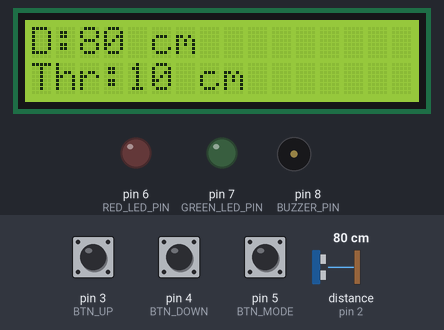
The sketch below on a simulated Arduino Uno, built with avr-gcc and run on an emulated ATmega328P. On the bench: 16×2 character LCD, output pins drawn as LEDs (lit = HIGH), buzzer (waves = sounding, pin HIGH). Wiring (inferred from the names in the program): ultrasonic range finder: trigger pin 9; echo pin 2. Dashed ring = blinking. The test bench sets the inputs (shaded band); at power-on: pin 5 (BTN_MODE) HIGH, distance to the obstacle (sensor on pin 2) 80 cm, pin 3 (BTN_UP) HIGH, pin 4 (BTN_DOWN) HIGH. The echo pulse lasts 58.3 µs per cm; pins used as bus, display or sensor lines are not drawn; what the sketch prints to the serial monitor is not drawn.

Above: at 1.2 s.
1.3 s: pin 5 (BTN_MODE) pulled LOW for 3.2 s
At 4.5 s:
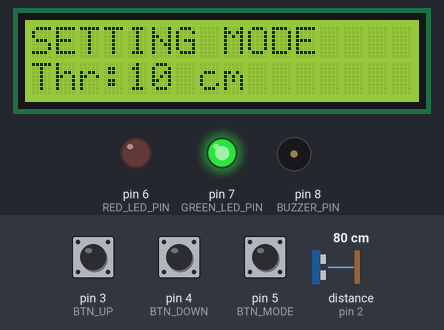
6.0 s: pin 5 (BTN_MODE) pulled LOW for 3.2 s
At 9.5 s:
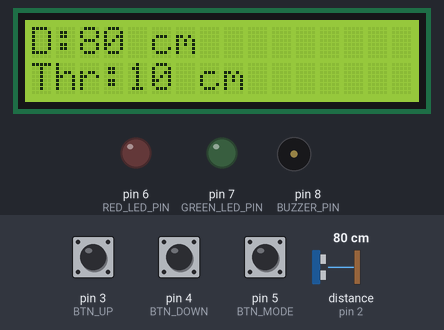
10.7 s: distance to the obstacle (sensor on pin 2) set to 12 cm
At 12.2 s:
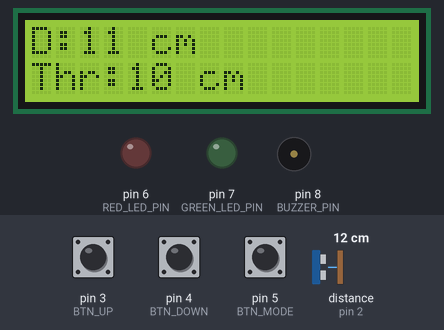
12.5 s: distance to the obstacle (sensor on pin 2) set to 9 cm
At 13.9 s:
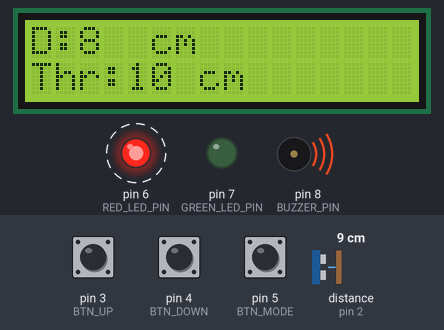
15.5 s: pin 5 (BTN_MODE) pulled LOW for 0.15 s
At 16.8 s:
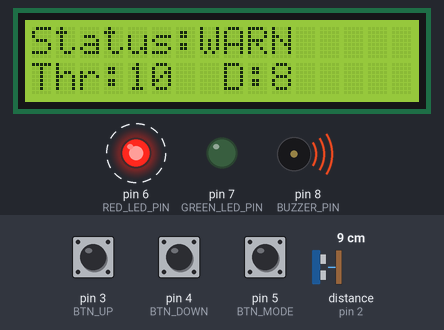
Timing chart, 0 to 17.2 s (numbered marks = the images above; inputs shaded):
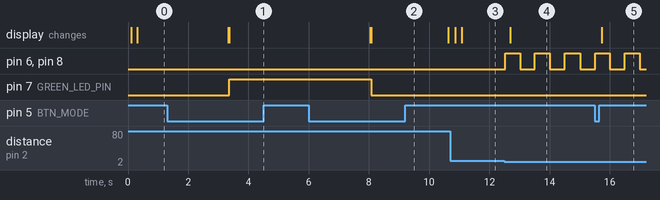

The sketch:

FINAL.ino
```cpp
#include <Arduino_FreeRTOS.h>
#include <task.h>
#include <Wire.h>
#include <LiquidCrystal_I2C.h>
#include <EEPROM.h>
#include <avr/interrupt.h>
#include <stdio.h>
#include <stdlib.h> // Cho hàm atoi

int getFreeRam() {
  extern int __heap_start, *__brkval;
  int heap_top = (__brkval == 0 ? (int)&__heap_start : (int)__brkval);

  // RAMEND là địa chỉ vật lý cuối cùng của RAM Uno (0x08FF)
  // Trừ đi đỉnh của Heap, và trừ hao thêm ~100 bytes cho System Interrupt Stack
  int free_ram = (int)RAMEND - heap_top - 100;

  return (free_ram < 0) ? 0 : free_ram;
}

// =========================
// PIN CONFIG & MACROS
// =========================
#define TRIG_PIN      9
#define ECHO_PIN      2
#define BUZZER_PIN    8

#define BTN_UP        3
#define BTN_DOWN      4
#define BTN_MODE      5

#define RED_LED_PIN   6
#define GREEN_LED_PIN 7

// MACRO Truy cập thanh ghi trực tiếp
#define READ_ECHO()   (PIND & (1 << PIND2))
#define TRIG_HIGH()   (PORTB |= (1 << PORTB1))
#define TRIG_LOW()    (PORTB &= ~(1 << PORTB1))

// =========================
// LCD & CONFIG
// =========================
LiquidCrystal_I2C lcd(0x27, 16, 2);

const int EEPROM_ADDR_THRESHOLD = 0;

const uint16_t MIN_THRESHOLD = 2;
const uint16_t MAX_THRESHOLD = 400;
const uint16_t DEFAULT_THRESHOLD = 10;

const TickType_t DEBOUNCE_TICKS = pdMS_TO_TICKS(30);
const TickType_t LONG_PRESS_TICKS = pdMS_TO_TICKS(2000);
const TickType_t REPEAT_TICKS = pdMS_TO_TICKS(200);
const TickType_t EEPROM_SAVE_DELAY_TICKS = pdMS_TO_TICKS(1500);

// =========================
// STRUCTURES & SHARED STATE
// =========================
enum Screen { SCREEN_DISTANCE = 0, SCREEN_STATUS = 1, SCREEN_STATS = 2 };

// Đóng gói Shared State
struct SystemState {
  uint16_t currentDistance; // Đã lọc (EMA)
  uint16_t rawDistance;     // Giá trị gốc chưa lọc
  uint16_t minDistance;
  uint16_t maxDistance;
  uint16_t alarmThreshold;
  Screen currentScreen;
  bool inSettingMode;
  bool manualLed;           // Bật đèn thủ công từ UI
  bool manualBuzzer;        // Bật còi thủ công từ UI

  // Nạp chồng toán tử == để update LCD
  bool operator!=(const SystemState &other) const {
    return currentDistance != other.currentDistance ||
           minDistance != other.minDistance ||
           maxDistance != other.maxDistance ||
           alarmThreshold != other.alarmThreshold ||
           currentScreen != other.currentScreen ||
           inSettingMode != other.inSettingMode ||
           manualLed != other.manualLed ||
           manualBuzzer != other.manualBuzzer;
  }
};

SystemState sysState = {0, 0, 999, 0, DEFAULT_THRESHOLD, SCREEN_DISTANCE, false, false, false};

// Biến quản lý EEPROM
volatile bool thresholdDirty = false;
volatile bool forceEepromSave = false;
volatile TickType_t lastThresholdChangeTick = 0;

// =========================
// ISR VARIABLES & TASK HANDLES
// =========================
volatile uint32_t echoStartTime = 0;
volatile uint32_t echoEndTime = 0;
TaskHandle_t sensorTaskHandle = NULL;
TaskHandle_t uiTaskHandle = NULL;
TaskHandle_t uartTaskHandle = NULL;

// =========================
// BUTTON STRUCT
// =========================
struct Button {
  uint8_t pin;
  bool lastReading;
  bool stableState;
  bool longPressHandled;
  TickType_t lastDebounceTime;
  TickType_t pressStartTime;
};

Button btnMode = {BTN_MODE, HIGH, HIGH, false, 0, 0};
Button btnUp   = {BTN_UP,   HIGH, HIGH, false, 0, 0};
Button btnDown = {BTN_DOWN, HIGH, HIGH, false, 0, 0};
TickType_t lastRepeatUp = 0;
TickType_t lastRepeatDown = 0;

// =========================
// FUNCTION DECLARATIONS
// =========================
void TaskSensorAndAlert(void *pvParameters);
void Task_UI(void *pvParameters);
void Task_UART_Comms(void *pvParameters);
void triggerSensor();
void printPadded(uint16_t val, uint8_t width);
void handleButton(Button &btn, uint8_t btnId, TickType_t currentTick);
void handleHeldRepeat(TickType_t currentTick);

// =========================
// SETUP
// =========================
void setup() {
  Serial.begin(9600);

  pinMode(TRIG_PIN, OUTPUT);
  pinMode(ECHO_PIN, INPUT);
  pinMode(BUZZER_PIN, OUTPUT);
  pinMode(RED_LED_PIN, OUTPUT);
  pinMode(GREEN_LED_PIN, OUTPUT);
  pinMode(BTN_MODE, INPUT_PULLUP);
  pinMode(BTN_UP, INPUT_PULLUP);
  pinMode(BTN_DOWN, INPUT_PULLUP);

  lcd.init();
  lcd.backlight();
  lcd.print(F("Booting RTOS..."));

  Serial.println(F("{\"log\":\"SYSTEM_BOOT\"}"));

  // Đọc EEPROM
  uint16_t loadedThreshold = 0;
  EEPROM.get(EEPROM_ADDR_THRESHOLD, loadedThreshold);
  if (loadedThreshold >= MIN_THRESHOLD && loadedThreshold <= MAX_THRESHOLD) {
    sysState.alarmThreshold = loadedThreshold;
  }

  // Khởi tạo Tasks
  xTaskCreate(TaskSensorAndAlert, "SensAlrt", 160, NULL, 2, &sensorTaskHandle);
  xTaskCreate(Task_UI, "UI_Task",  180, NULL, 1, &uiTaskHandle);
  xTaskCreate(Task_UART_Comms, "UART_Task", 180, NULL, 1, &uartTaskHandle);

  // Cấu hình Ngắt
  attachInterrupt(digitalPinToInterrupt(ECHO_PIN), echoInterrupt, CHANGE);
  PCICR |= (1 << PCIE2);
  PCMSK2 |= (1 << PCINT19) | (1 << PCINT20) | (1 << PCINT21);
}

void loop() {}

// =========================
// ISRs
// =========================
void echoInterrupt() {
  BaseType_t xWoken = pdFALSE;
  if (READ_ECHO()) {
    echoStartTime = micros();
  } else {
    echoEndTime = micros();
    if (sensorTaskHandle) vTaskNotifyGiveFromISR(sensorTaskHandle, &xWoken);
  }
  if (xWoken) portYIELD_FROM_ISR();
}

ISR(PCINT2_vect) {
  BaseType_t xWoken = pdFALSE;
  if (uiTaskHandle) vTaskNotifyGiveFromISR(uiTaskHandle, &xWoken);
  if (xWoken) portYIELD_FROM_ISR();
}

// =========================
// TASK 1: SENSOR & ALERT
// =========================
void TaskSensorAndAlert(void *pvParameters) {
  TickType_t lastToggleTick = xTaskGetTickCount();
  bool toggleState = false;
  uint16_t filteredDist = 0;

  for (;;) {
    triggerSensor();
    uint32_t ulNotificationValue = ulTaskNotifyTake(pdTRUE, pdMS_TO_TICKS(50));
    uint16_t dist = 400;
    uint16_t rawDist = 400;

    if (ulNotificationValue > 0) {
      uint32_t startT, endT;
      taskENTER_CRITICAL();
      startT = echoStartTime;
      endT = echoEndTime;
      taskEXIT_CRITICAL();

      if (endT > startT) {
        uint32_t duration = endT - startT;
        if (duration <= 30000) {
          rawDist = duration / 58;
          if (rawDist < 2) rawDist = 2;
          if (rawDist > 400) rawDist = 400;

          // Bộ lọc EMA
          if (filteredDist == 0) filteredDist = rawDist;
          else filteredDist = (filteredDist * 3 + rawDist) / 4;

          dist = filteredDist;
        }
      }
    }

    // Cập nhật State
    taskENTER_CRITICAL();
    sysState.rawDistance = rawDist;
    sysState.currentDistance = dist;
    if (dist < sysState.minDistance) sysState.minDistance = dist;
    if (dist > sysState.maxDistance) sysState.maxDistance = dist;

    bool settingMode = sysState.inSettingMode;
    uint16_t thr = sysState.alarmThreshold;
    bool manLed = sysState.manualLed;
    bool manBuzzer = sysState.manualBuzzer;
    taskEXIT_CRITICAL();

    // --- Logic Cảnh báo & Điều khiển thủ công ---
    digitalWrite(GREEN_LED_PIN, settingMode ? HIGH : LOW);

    if (settingMode) {
      digitalWrite(RED_LED_PIN, LOW);
      digitalWrite(BUZZER_PIN, LOW);
      toggleState = false;
    } else {
      bool danger = (dist < thr);

      // Đèn Đỏ: Bật nếu nguy hiểm HOẶC bị bật thủ công từ UI
      if (danger || manLed) {
        if (manLed && !danger) {
           digitalWrite(RED_LED_PIN, HIGH); // Bật cứng nếu chỉ do thủ công
        } else {
           // Nhấp nháy nếu đang nguy hiểm
           TickType_t interval = pdMS_TO_TICKS(500);
           if (dist <= 5) interval = pdMS_TO_TICKS(100);
           else if (dist < (thr / 2)) interval = pdMS_TO_TICKS(250);

           TickType_t currentTick = xTaskGetTickCount();
           if ((currentTick - lastToggleTick) >= interval) {
             toggleState = !toggleState;
             digitalWrite(RED_LED_PIN, toggleState ? HIGH : LOW);
             lastToggleTick = currentTick;
           }
        }
      } else {
        digitalWrite(RED_LED_PIN, LOW);
        toggleState = false;
      }

      // Còi báo: Bật nếu nguy hiểm HOẶC bị bật thủ công từ UI
      if (danger || manBuzzer) {
        if (manBuzzer && !danger) {
           digitalWrite(BUZZER_PIN, HIGH);
        } else {
           digitalWrite(BUZZER_PIN, toggleState ? HIGH : LOW); // Đồng bộ với đèn nhấp nháy
        }
      } else {
        digitalWrite(BUZZER_PIN, LOW);
      }
    }
    vTaskDelay(pdMS_TO_TICKS(20));
  }
}

void triggerSensor() {
  TRIG_LOW();  delayMicroseconds(2);
  TRIG_HIGH(); delayMicroseconds(10);
  TRIG_LOW();
}

// =========================
// TASK 2: UI (LCD & EEPROM)
// =========================
void Task_UI(void *pvParameters) {
  SystemState lastDrawnState;
  lastDrawnState.alarmThreshold = 999;

  for (;;) {
    TickType_t currentTick = xTaskGetTickCount();

    handleButton(btnMode, 1, currentTick);
    handleButton(btnUp,   2, currentTick);
    handleButton(btnDown, 3, currentTick);
    handleHeldRepeat(currentTick);

    SystemState localState;
    taskENTER_CRITICAL();
    localState = sysState;
    bool dirty = thresholdDirty;
    bool forceSave = forceEepromSave;
    TickType_t changedAt = lastThresholdChangeTick;
    taskEXIT_CRITICAL();

    // Logic EEPROM có gửi Log báo cáo lên UI
    if (dirty) {
      if (forceSave || (currentTick - changedAt >= EEPROM_SAVE_DELAY_TICKS)) {
        EEPROM.put(EEPROM_ADDR_THRESHOLD, localState.alarmThreshold);
        taskENTER_CRITICAL();
        thresholdDirty = false;
        forceEepromSave = false;
        taskEXIT_CRITICAL();

        Serial.println(F("{\"log\":\"EEPROM_SAVED\"}"));
      }
    }

    if (localState != lastDrawnState) {
      lastDrawnState = localState;
      if (localState.inSettingMode) {
        lcd.setCursor(0, 0); lcd.print(F("SETTING MODE    "));
        lcd.setCursor(0, 1); lcd.print(F("Thr:")); printPadded(localState.alarmThreshold, 3); lcd.print(F("cm       "));
      } else {
        switch (localState.currentScreen) {
          case SCREEN_DISTANCE:
            lcd.setCursor(0, 0); lcd.print(F("D:")); printPadded(localState.currentDistance, 3); lcd.print(F("cm         "));
            lcd.setCursor(0, 1); lcd.print(F("Thr:")); printPadded(localState.alarmThreshold, 3); lcd.print(F("cm       "));
            break;
          case SCREEN_STATUS:
            lcd.setCursor(0, 0); lcd.print(localState.currentDistance < localState.alarmThreshold ? F("Status:WARN     ") : F("Status:SAFE     "));
            lcd.setCursor(0, 1); lcd.print(F("Thr:")); printPadded(localState.alarmThreshold, 3);
            lcd.print(F(" D:")); printPadded(localState.currentDistance, 3); lcd.print(F("   "));
            break;
          case SCREEN_STATS:
            lcd.setCursor(0, 0); lcd.print(F("Min:")); printPadded(localState.minDistance, 3);
            lcd.print(F(" M:")); printPadded(localState.maxDistance, 3); lcd.print(F("   "));
            lcd.setCursor(0, 1); lcd.print(F("Thr:")); printPadded(localState.alarmThreshold, 3); lcd.print(F(" HoldM   "));
            break;
        }
      }
    }

    TickType_t sleepTime = pdMS_TO_TICKS(200);
    if (btnMode.stableState == LOW || btnUp.stableState == LOW || btnDown.stableState == LOW ||
       (currentTick - btnMode.lastDebounceTime < pdMS_TO_TICKS(50)) ||
       (currentTick - btnUp.lastDebounceTime < pdMS_TO_TICKS(50)) ||
       (currentTick - btnDown.lastDebounceTime < pdMS_TO_TICKS(50))) {
        sleepTime = pdMS_TO_TICKS(20);
    }
    ulTaskNotifyTake(pdTRUE, sleepTime);
  }
}

void printPadded(uint16_t val, uint8_t width) {
  lcd.print(val);
  if(val < 10 && width >= 2) lcd.print(F(" "));
  if(val < 100 && width >= 3) lcd.print(F(" "));
}

// =========================
// BUTTON LOGIC ENGINE
// =========================
void handleButton(Button &btn, uint8_t btnId, TickType_t currentTick) {
  bool reading = digitalRead(btn.pin);
  if (reading != btn.lastReading) btn.lastDebounceTime = currentTick;

  if ((currentTick - btn.lastDebounceTime) > DEBOUNCE_TICKS) {
    if (reading != btn.stableState) {
      btn.stableState = reading;
      if (btn.stableState == LOW) {
        btn.pressStartTime = currentTick;
        btn.longPressHandled = false;
      } else {
        if (!btn.longPressHandled && (currentTick - btn.pressStartTime) < LONG_PRESS_TICKS) {
          taskENTER_CRITICAL();
          if (btnId == 1) { // MODE
            if (!sysState.inSettingMode) sysState.currentScreen = (Screen)((sysState.currentScreen + 1) % 3);
          } else if (btnId == 2 && sysState.inSettingMode) { // UP
            if (sysState.alarmThreshold < MAX_THRESHOLD) sysState.alarmThreshold++;
            thresholdDirty = true; lastThresholdChangeTick = currentTick;
          } else if (btnId == 3 && sysState.inSettingMode) { // DOWN
            if (sysState.alarmThreshold > MIN_THRESHOLD) sysState.alarmThreshold--;
            thresholdDirty = true; lastThresholdChangeTick = currentTick;
          }
          taskEXIT_CRITICAL();
        }
      }
    }
  }

  if (btn.stableState == LOW && !btn.longPressHandled) {
    if (currentTick - btn.pressStartTime >= LONG_PRESS_TICKS) {
      btn.longPressHandled = true;
      taskENTER_CRITICAL();
      if (btnId == 1) {
        if (!sysState.inSettingMode && sysState.currentScreen == SCREEN_STATS) {
          sysState.minDistance = sysState.currentDistance;
          sysState.maxDistance = sysState.currentDistance;
        } else {
          sysState.inSettingMode = !sysState.inSettingMode;
          if (!sysState.inSettingMode && thresholdDirty) forceEepromSave = true;
        }
      }
      taskEXIT_CRITICAL();
    }
  }
  btn.lastReading = reading;
}

void handleHeldRepeat(TickType_t currentTick) {
  if (btnUp.stableState == LOW && btnUp.longPressHandled) {
    if (currentTick - lastRepeatUp >= REPEAT_TICKS) {
      lastRepeatUp = currentTick;
      taskENTER_CRITICAL();
      if (sysState.inSettingMode) {
        sysState.alarmThreshold += 5;
        if (sysState.alarmThreshold > MAX_THRESHOLD) sysState.alarmThreshold = MAX_THRESHOLD;
        thresholdDirty = true; lastThresholdChangeTick = currentTick;
      }
      taskEXIT_CRITICAL();
    }
  }
  if (btnDown.stableState == LOW && btnDown.longPressHandled) {
    if (currentTick - lastRepeatDown >= REPEAT_TICKS) {
      lastRepeatDown = currentTick;
      taskENTER_CRITICAL();
      if (sysState.inSettingMode) {
        if (sysState.alarmThreshold >= MIN_THRESHOLD + 5) sysState.alarmThreshold -= 5;
        else sysState.alarmThreshold = MIN_THRESHOLD;
        thresholdDirty = true; lastThresholdChangeTick = currentTick;
      }
      taskEXIT_CRITICAL();
    }
  }
}

// =========================
// TASK 3: UART COMMS (ESP32 <-> UNO)
// =========================
void Task_UART_Comms(void *pvParameters) {
  char rxBuffer[16];
  uint8_t rxIndex = 0;
  TickType_t lastTxTick = xTaskGetTickCount();

  for (;;) {
    // --- 1. NHẬN LỆNH TỪ ESP32 & GỬI ACK ---
    while (Serial.available() > 0) {
      char c = Serial.read();

      if (c == '\n' || c == '>') {
        rxBuffer[rxIndex] = '\0';


        // --- Xử lý lệnh Threshold (T) ---
        if (rxBuffer[0] == 'T') {
          uint16_t oldThr = sysState.alarmThreshold;
          taskENTER_CRITICAL();
          if (rxBuffer[2] == '+') { // Đã lùi index từ 3 về 2
            if (sysState.alarmThreshold < MAX_THRESHOLD) sysState.alarmThreshold++;
          } else if (rxBuffer[2] == '-') {
            if (sysState.alarmThreshold > MIN_THRESHOLD) sysState.alarmThreshold--;
          } else {
            uint16_t val = atoi(&rxBuffer[2]);
            if (val >= MIN_THRESHOLD && val <= MAX_THRESHOLD) sysState.alarmThreshold = val;
          }
          thresholdDirty = true; forceEepromSave = true; lastThresholdChangeTick = xTaskGetTickCount();
          uint16_t newThr = sysState.alarmThreshold;
          taskEXIT_CRITICAL();

          // Gửi ACK Threshold
          Serial.print(F("{\"ack\":\"T\",\"old\":")); Serial.print(oldThr);
          Serial.print(F(",\"new\":")); Serial.print(newThr); Serial.println(F("}"));
        }

        // --- Xử lý lệnh Mode (M) ---
        else if (rxBuffer[0] == 'M') {
          taskENTER_CRITICAL();
          if (!sysState.inSettingMode) sysState.currentScreen = (Screen)((sysState.currentScreen + 1) % 3);
          taskEXIT_CRITICAL();
          Serial.println(F("{\"ack\":\"M\"}"));
        }

        // --- Xử lý lệnh Manual LED (L) ---
        else if (rxBuffer[0] == 'L') {
          taskENTER_CRITICAL();
          sysState.manualLed = (rxBuffer[2] == '1');
          taskEXIT_CRITICAL();
          Serial.print(F("{\"ack\":\"L\",\"st\":")); Serial.print(sysState.manualLed); Serial.println(F("}"));
        }

        // --- Xử lý lệnh Manual Buzzer (B) ---
        else if (rxBuffer[0] == 'B') {
          taskENTER_CRITICAL();
          sysState.manualBuzzer = (rxBuffer[2] == '1');
          taskEXIT_CRITICAL();
          Serial.print(F("{\"ack\":\"B\",\"st\":")); Serial.print(sysState.manualBuzzer); Serial.println(F("}"));
        }

        rxIndex = 0;
      } else if (c == '<') {
        rxIndex = 0;
      } else if (rxIndex < sizeof(rxBuffer) - 1) {
        rxBuffer[rxIndex++] = c;
      }
    }

    // --- 2. GỬI TELEMETRY DATA (Khoảng 1 giây/lần) ---
    TickType_t currentTick = xTaskGetTickCount();
    if (currentTick - lastTxTick >= pdMS_TO_TICKS(1000)) {
      SystemState localState;

      taskENTER_CRITICAL();
      localState = sysState;
      taskEXIT_CRITICAL();

      // Đóng gói JSON kèm khoảng cách lọc (d) và gốc (r)
      char txString[80];
      int freeRam = getFreeRam();
      snprintf(txString, sizeof(txString), "{\"d\":%u,\"r\":%u,\"t\":%u,\"min\":%u,\"max\":%u,\"ram\":%u}",
               localState.currentDistance, localState.rawDistance, localState.alarmThreshold,
               localState.minDistance, localState.maxDistance, freeRam);

      Serial.println(txString);
      lastTxTick = currentTick;
    }

    vTaskDelay(pdMS_TO_TICKS(50));
  }
}
```

Measured:
- the behaviour switches between 11 and 10 cm on distance to the obstacle (sensor on pin 2) (found by bisection; images 3 and 4)
- after the input at 1.3 s, pin 7 (GREEN_LED_PIN): LOW → HIGH after 2.1 s; the display: first changes after 2.0 s (image 1 shows a later state)
- after the input at 6.0 s, pin 7 (GREEN_LED_PIN): HIGH → LOW after 2.1 s; the display: first changes after 2.0 s (image 2 shows a later state)
- after the input at 10.7 s, the display: first changes after 0.16 s (image 3 shows a later state)
- after the input at 12.5 s, pin 6 (RED_LED_PIN), pin 8 (BUZZER_PIN): alternates HIGH for 0.50 s and LOW for 0.49 s, starting at once; the display: changes after 0.19 s (image 4)
- after the input at 15.5 s, the display: changes after 0.23 s (image 5)
